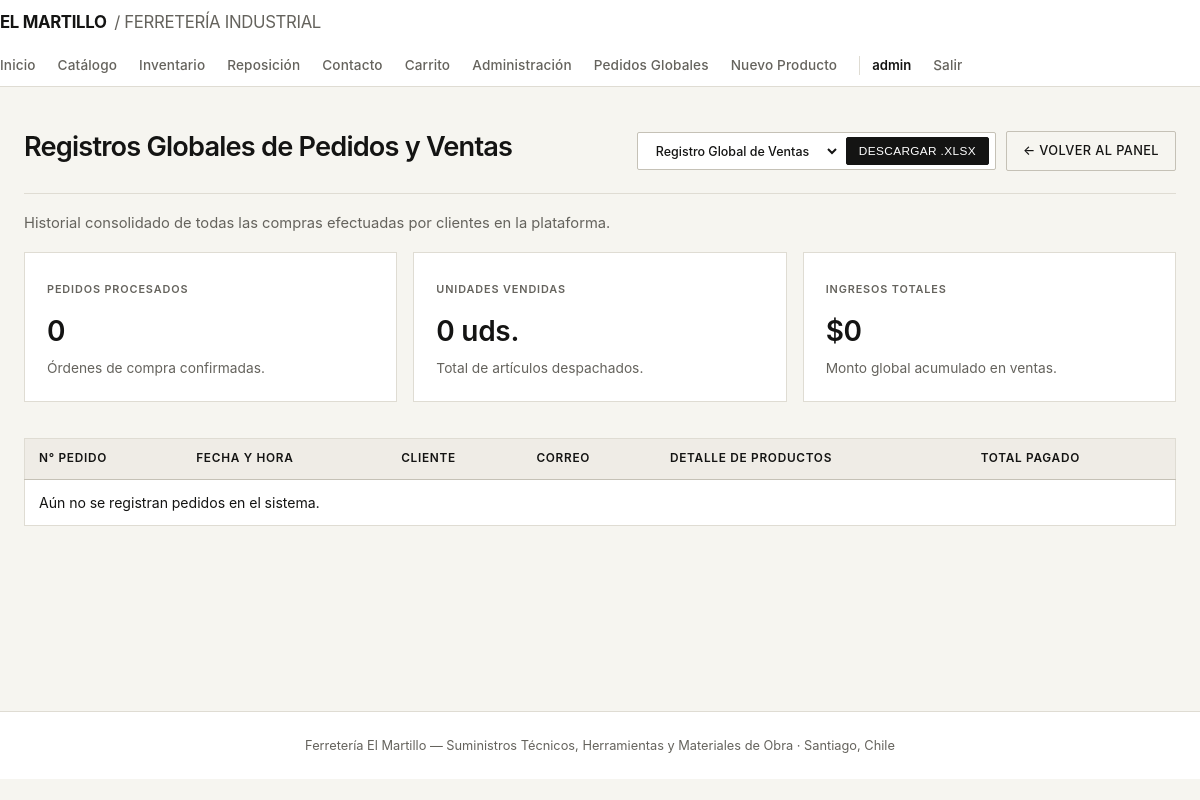
The page /panel/pedidos/ (signed in) on the database as committed earlier.
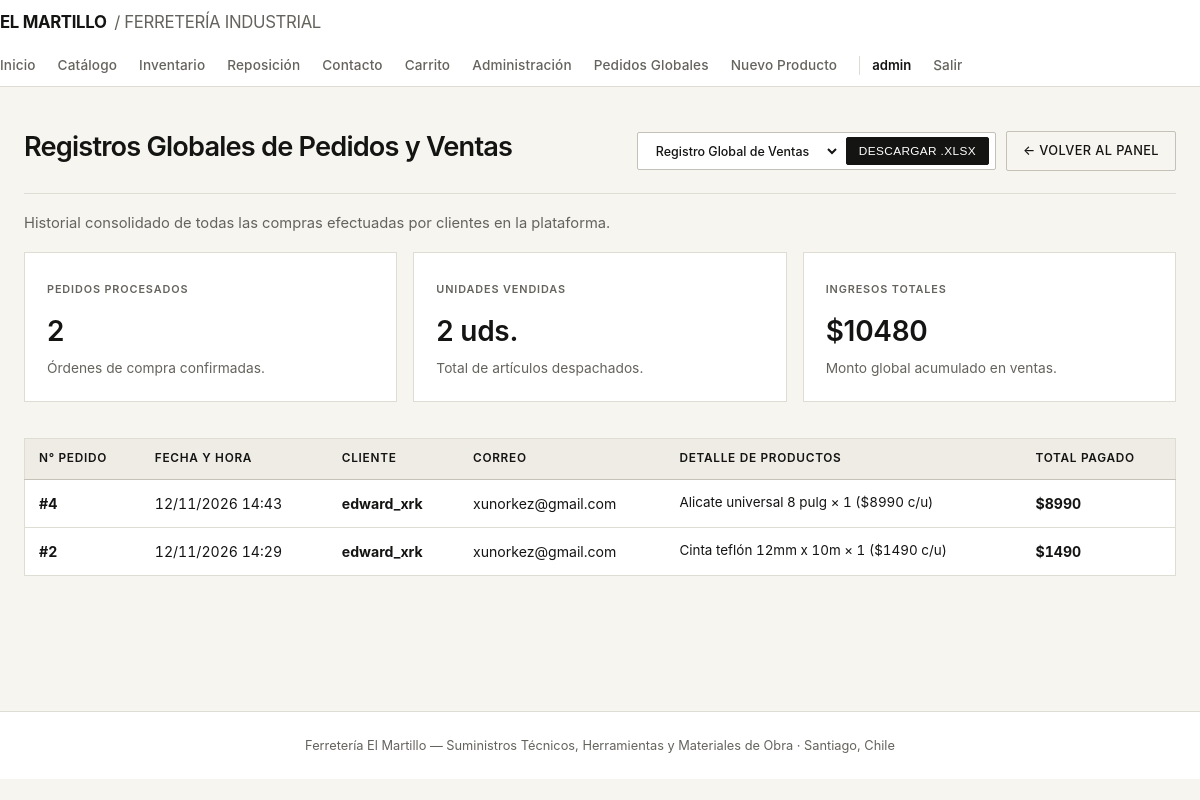
The same page on the database as committed later.
### productos/models.py (models this page shows, shortened)
class Pedido(models.Model):
    usuario = models.ForeignKey(User, on_delete=models.CASCADE, related_name="pedidos")
    fecha = models.DateTimeField(auto_now_add=True)
    total = models.PositiveIntegerField(default=0)
    class Meta:
        ordering = ["-fecha"]

class DetallePedido(models.Model):
    pedido = models.ForeignKey(Pedido, on_delete=models.CASCADE, related_name="detalles")
    producto = models.ForeignKey(Producto, on_delete=models.SET_NULL, null=True)
    nombre_producto = models.CharField(max_length=120, default="")
    cantidad = models.PositiveIntegerField(default=1)
    precio_unitario = models.PositiveIntegerField(default=0)

### productos/views.py (the view)
# urls.py: path("panel/pedidos/", views.pedidos_admin, name="pedidos_admin"),
@user_passes_test(es_admin)
def pedidos_admin(request):
    pedidos = Pedido.objects.select_related("usuario").prefetch_related("detalles").all()
    categorias = Categoria.objects.all()
    totales_ventas = Pedido.objects.aggregate(
        total_pedidos=Count("id"),
        ingresos_totales=Sum("total"),
    )
    unidades_vendidas = DetallePedido.objects.aggregate(total_unidades=Sum("cantidad"))
    _, _, cart_count = calcular_detalle_carrito(obtener_carrito(request))
    contexto = {
        "pedidos": pedidos,
        "categorias": categorias,
        "total_pedidos": totales_ventas["total_pedidos"] or 0,
        "ingresos_totales": totales_ventas["ingresos_totales"] or 0,
        "total_unidades": unidades_vendidas["total_unidades"] or 0,
        "cart_count": cart_count,
    }
    return render(request, "admin_pedidos.html", contexto)

### productos/views.py (called while the page is built, shortened)
def es_admin(user):
    return user.is_authenticated and user.is_staff

def obtener_carrito(request):
    return request.session.get("carrito", {})

def calcular_detalle_carrito(carrito):
    items = []
    total = 0
    cantidad_total = 0
    return items, total, cantidad_total

### templates/admin_pedidos.html (shortened to what this page needs)
{% extends "base.html" %}
{% block content %}
<div class="sec-head" style="margin-top: 0;">
  <h1>Registros Globales de Pedidos y Ventas</h1>
  <div style="display: flex; gap: 10px; align-items: center; flex-wrap: wrap;">
    <form class="excel-bar" method="get" action="{% url 'descargar_excel' %}">
      <select name="seccion">
        <option value="ventas" selected>Registro Global de Ventas</option>
      </select>
      <button type="submit">Descargar .xlsx</button>
    </form>
    <a class="btn ghost" href="{% url 'panel_admin' %}">← Volver al panel</a>
  </div>
</div>
<p>Historial consolidado de todas las compras efectuadas por clientes en la plataforma.</p>
<section class="feature-grid" style="margin-top: 18px;">
  <article class="feature-card">
    <span class="cat">Pedidos Procesados</span>
    <h3 style="font-size: 1.75rem; margin: 6px 0;">{{ total_pedidos }}</h3>
    <p>Órdenes de compra confirmadas.</p>
  </article>
  <article class="feature-card">
    <span class="cat">Unidades Vendidas</span>
    <h3 style="font-size: 1.75rem; margin: 6px 0;">{{ total_unidades }} uds.</h3>
    <p>Total de artículos despachados.</p>
  </article>
  <article class="feature-card">
    <span class="cat">Ingresos Totales</span>
    <h3 style="font-size: 1.75rem; margin: 6px 0;">${{ ingresos_totales }}</h3>
    <p>Monto global acumulado en ventas.</p>
  </article>
</section>
<table class="table">
  <tr>
    <th>N° Pedido</th>
    <th>Fecha y Hora</th>
    <th>Cliente</th>
    <th>Correo</th>
    <th>Detalle de Productos</th>
    <th>Total Pagado</th>
  </tr>
  {% for ped in pedidos %}
  <tr>
    <td><strong>#{{ ped.id }}</strong></td>
    <td>{{ ped.fecha|date:"d/m/Y H:i" }}</td>
    <td><strong>{{ ped.usuario.username }}</strong></td>
    <td>{{ ped.usuario.email|default:"—" }}</td>
    <td>
      {% for d in ped.detalles.all %}
        <div style="font-size: 0.84rem; margin-bottom: 3px;">
          {{ d.nombre_producto }} × {{ d.cantidad }} (${{ d.precio_unitario }} c/u)
        </div>
      {% endfor %}
    </td>
    <td><strong>${{ ped.total }}</strong></td>
  </tr>
  {% empty %}
  <tr>
    <td colspan="6">Aún no se registran pedidos en el sistema.</td>
  </tr>
  {% endfor %}
</table>
{% endblock %}

Rows that differ between the two databases and show on the page:
added Pedido: id "4", fecha "12/11/2026 14:43", usuario.username "edward_xrk", usuario.email "xunorkez@gmail.com", total "8990"
added DetallePedido: nombre_producto "Alicate universal 8 pulg", cantidad "1", precio_unitario "8990", shown under "4"
added Pedido: id "2", fecha "12/11/2026 14:29", usuario.username "edward_xrk", usuario.email "xunorkez@gmail.com", total "1490"
added DetallePedido: nombre_producto "Cinta teflón 12mm x 10m", cantidad "1", precio_unitario "1490", shown under "2"
Other text that changed with them:
{{ total_pedidos }}: "0" → "2"
{{ total_unidades }}: "0" → "2"
{{ ingresos_totales }}: "0" → "10480"
text no longer shown: "Aún no se registran pedidos en el sistema."
